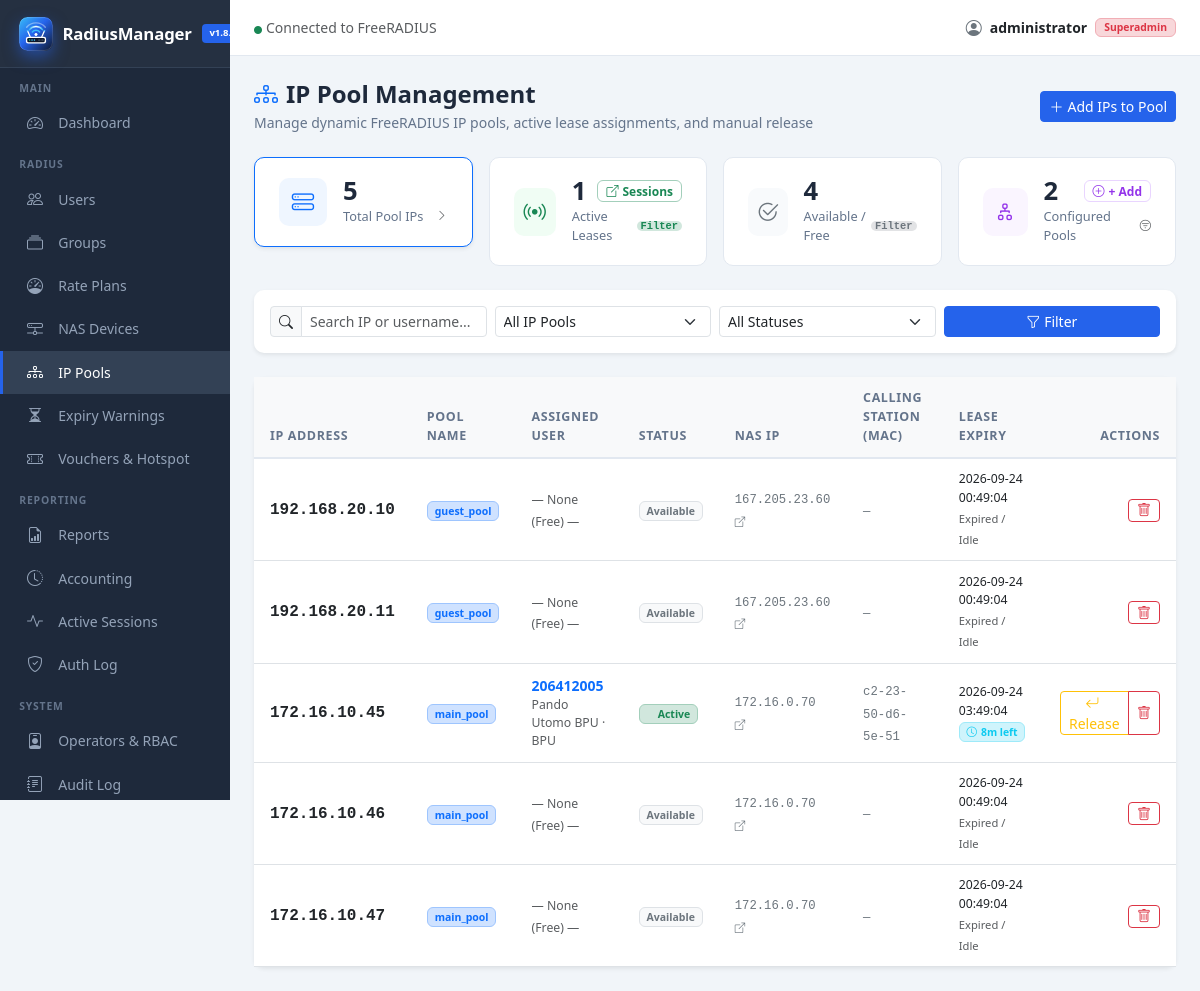
The page /ippool.php (signed in) on the database its author committed.
### tables this page shows
CREATE TABLE IF NOT EXISTS `radippool` (
  `id` int(11) unsigned NOT NULL AUTO_INCREMENT,
  `pool_name` varchar(30) NOT NULL,
  `framedipaddress` varchar(15) NOT NULL DEFAULT '',
  `nasipaddress` varchar(15) NOT NULL DEFAULT '',
  `calledstationid` varchar(30) NOT NULL DEFAULT '',
  `callingstationid` varchar(30) NOT NULL DEFAULT '',
  `expiry_time` datetime NOT NULL DEFAULT current_timestamp(),
  `username` varchar(64) NOT NULL DEFAULT '',
  `pool_key` varchar(30) NOT NULL DEFAULT '',
  PRIMARY KEY (`id`),
  KEY `radippool_poolname_expire` (`pool_name`,`expiry_time`),
  KEY `framedipaddress` (`framedipaddress`),
  KEY `radippool_nasip_poolkey_ipaddress` (`nasipaddress`,`pool_key`,`framedipaddress`),
  KEY `idx_username` (`username`)
);

CREATE TABLE IF NOT EXISTS `userinfo` (
  `id` int(11) unsigned NOT NULL AUTO_INCREMENT,
  `username` varchar(128) DEFAULT NULL,
  `firstname` varchar(200) DEFAULT NULL,
  `lastname` varchar(200) DEFAULT NULL,
  `email` varchar(200) DEFAULT NULL,
  `department` varchar(200) DEFAULT NULL,
  `company` varchar(200) DEFAULT NULL,
  `workphone` varchar(200) DEFAULT NULL,
  `homephone` varchar(200) DEFAULT NULL,
  `mobilephone` varchar(200) DEFAULT NULL,
  `address` varchar(200) DEFAULT NULL,
  `city` varchar(200) DEFAULT NULL,
  `state` varchar(200) DEFAULT NULL,
  `country` varchar(100) DEFAULT NULL,
  `zip` varchar(200) DEFAULT NULL,
  `notes` varchar(200) DEFAULT NULL,
  `changeuserinfo` varchar(128) DEFAULT NULL,
  `portalloginpassword` varchar(128) DEFAULT '',
  `enableportallogin` int(32) DEFAULT 0,
  `creationdate` datetime DEFAULT CURRENT_TIMESTAMP,
  `creationby` varchar(128) DEFAULT NULL,
  `updatedate` datetime DEFAULT CURRENT_TIMESTAMP ON UPDATE CURRENT_TIMESTAMP,
  `updateby` varchar(128) DEFAULT NULL,
  PRIMARY KEY (`id`),
  KEY `username` (`username`(32))
);

### ippool.php (the view, shortened to what the rows shown need)
<?php
$db = getDB();
$tableExists = dbTableExists('radippool');
$totalIps = 0;
$rows = [];
if ($tableExists) {
    $totalIps = dbCount("SELECT COUNT(*) FROM radippool");
    $filterPool = trim($_GET['pool'] ?? '');
    $page = max(1, (int)($_GET['page'] ?? 1));
    $perPage = 50;
    $where = [];
    $params = [];
    $whereSql = !empty($where) ? 'WHERE ' . implode(' AND ', $where) : '';
    $countSql = "SELECT COUNT(*) FROM radippool $whereSql";
    $countStmt = $db->prepare($countSql);
    $countStmt->execute($params);
    $totalMatching = (int)$countStmt->fetchColumn();
    $pagination = paginate($totalMatching, $page, $perPage);
    $dataSql = "SELECT id, pool_name, framedipaddress, nasipaddress, calledstationid, callingstationid, expiry_time, username, pool_key
                FROM radippool
                $whereSql
                ORDER BY pool_name ASC, INET_ATON(framedipaddress) ASC, id ASC
                LIMIT :limit OFFSET :offset";
    $dataStmt = $db->prepare($dataSql);
    $dataStmt->bindValue(':limit', $pagination['per_page'], PDO::PARAM_INT);
    $dataStmt->bindValue(':offset', $pagination['offset'], PDO::PARAM_INT);
    $dataStmt->execute();
    $rows = $dataStmt->fetchAll(PDO::FETCH_ASSOC);
    $userProfiles = [];
    $usernames = array_filter(array_unique(array_column($rows, 'username')));
    if (!empty($usernames) && dbTableExists('userinfo')) {
        $placeholders = implode(',', array_fill(0, count($usernames), '?'));
        $uStmt = $db->prepare("SELECT username, firstname, lastname, department FROM userinfo WHERE username IN ($placeholders)");
        $uStmt->execute(array_values($usernames));
        while ($p = $uStmt->fetch(PDO::FETCH_ASSOC)) {
            $userProfiles[$p['username']] = $p;
        }
    }
}
include __DIR__ . '/includes/header.php';
?>
<?php if (!$tableExists): ?>
<div class="card shadow-sm border-warning">
    <div class="card-body py-4">
        <div class="d-flex align-items-start gap-3">
            <div class="text-warning fs-1"><i class="bi bi-exclamation-triangle"></i></div>
            <div>
                <h5 class="fw-bold text-dark">IP Pool Table (<code>radippool</code>) Not Installed</h5>
                <p class="text-muted mb-3">
                    The <code>radippool</code> table is required for FreeRADIUS SQL IP Pool (<code>sqlippool</code>) allocations. It is currently missing from the database.
                </p>
                <div class="bg-dark text-light p-3 rounded small font-monospace mb-3">
                    CREATE TABLE IF NOT EXISTS `radippool` (<br>
                    &nbsp;&nbsp;`id` int(11) unsigned NOT NULL AUTO_INCREMENT,<br>
                    &nbsp;&nbsp;`pool_name` varchar(30) NOT NULL,<br>
                    &nbsp;&nbsp;`framedipaddress` varchar(15) NOT NULL DEFAULT '',<br>
                    &nbsp;&nbsp;`nasipaddress` varchar(15) NOT NULL DEFAULT '',<br>
                    &nbsp;&nbsp;`calledstationid` varchar(30) NOT NULL DEFAULT '',<br>
                    &nbsp;&nbsp;`callingstationid` varchar(30) NOT NULL DEFAULT '',<br>
                    &nbsp;&nbsp;`expiry_time` datetime NOT NULL DEFAULT current_timestamp(),<br>
                    &nbsp;&nbsp;`username` varchar(64) NOT NULL DEFAULT '',<br>
                    &nbsp;&nbsp;`pool_key` varchar(30) NOT NULL DEFAULT '',<br>
                    &nbsp;&nbsp;PRIMARY KEY (`id`),<br>
                    &nbsp;&nbsp;KEY `radippool_poolname_expire` (`pool_name`,`expiry_time`),<br>
                    &nbsp;&nbsp;KEY `framedipaddress` (`framedipaddress`),<br>
                    &nbsp;&nbsp;KEY `radippool_nasip_poolkey_ipaddress` (`nasipaddress`,`pool_key`,`framedipaddress`)<br>
                    ) ENGINE=InnoDB DEFAULT CHARSET=utf8mb4;
                </div>
            </div>
        </div>
    </div>
</div>
<?php else: ?>
<div class="card shadow-sm border-0">
    <div class="card-body p-0">
        <div class="table-responsive">
            <table class="table table-hover align-middle mb-0">
                <thead class="table-light">
                    <tr>
                        <th>IP Address</th>
                        <th>Pool Name</th>
                        <th>Assigned User</th>
                        <th>Status</th>
                        <th>NAS IP</th>
                        <th>Calling Station (MAC)</th>
                        <th>Lease Expiry</th>
                        <th class="text-end pe-3">Actions</th>
                    </tr>
                </thead>
                <tbody>
                    <?php if (empty($rows)): ?>
                    <tr>
                        <td colspan="8" class="text-center py-5 text-muted">
                            <i class="bi bi-diagram-3 fs-1 d-block mb-2 text-secondary opacity-50"></i>
                            No IP address records found matching your filters.
                            <?php if ($totalIps === 0): ?>
                            <div class="mt-2">
                                <button type="button" class="btn btn-sm btn-outline-primary" data-bs-toggle="modal" data-bs-target="#addIpModal">
                                    <i class="bi bi-plus-lg me-1"></i>Provision your first IP Pool
                                </button>
                            </div>
                            <?php endif; ?>
                        </td>
                    </tr>
                    <?php else: foreach ($rows as $r):
                        $isActive = (!empty($r['username']) && strtotime($r['expiry_time']) > time());
                        $expiryTime = strtotime($r['expiry_time']);
                        $now = time();
                        $diffSec = $expiryTime - $now;
                        $uName = $r['username'] ?? '';
                        $prof = $userProfiles[$uName] ?? null;
                    ?>
                    <tr>
                        <td>
                            <code class="fw-bold fs-6 text-dark"><?= sanitize($r['framedipaddress']) ?></code>
                        </td>
                        <td>
                            <a href="ippool.php?pool=<?= urlencode($r['pool_name']) ?>" class="badge bg-primary-subtle text-primary border border-primary-subtle text-decoration-none" title="Filter by pool <?= sanitize($r['pool_name']) ?>">
                                <?= sanitize($r['pool_name']) ?>
                            </a>
                        </td>
                        <td>
                            <?php if (!empty($uName)): ?>
                                <a href="user-edit.php?username=<?= urlencode($uName) ?>" class="text-decoration-none fw-semibold text-primary">
                                    <?= sanitize($uName) ?>
                                </a>
                                <?php if ($prof && (!empty($prof['firstname']) || !empty($prof['department']))): ?>
                                <div class="text-muted small">
                                    <?= sanitize(trim(($prof['firstname'] ?? '') . ' ' . ($prof['lastname'] ?? ''))) ?>
                                    <?= !empty($prof['department']) ? ' · ' . sanitize($prof['department']) : '' ?>
                                </div>
                                <?php endif; ?>
                            <?php else: ?>
                                <span class="text-muted small italic">— None (Free) —</span>
                            <?php endif; ?>
                        </td>
                        <td>
                            <?php if ($isActive): ?>
                                <a href="ippool.php?status=active<?= !empty($filterPool) ? '&pool=' . urlencode($filterPool) : '' ?>" class="badge bg-success-subtle text-success border border-success-subtle d-inline-flex align-items-center gap-1 text-decoration-none" title="Filter Active Leases">
                                    <span class="spinner-grow spinner-grow-sm" style="width:0.45rem;height:0.45rem" role="status"></span> Active
                                </a>
                            <?php else: ?>
                                <a href="ippool.php?status=available<?= !empty($filterPool) ? '&pool=' . urlencode($filterPool) : '' ?>" class="badge bg-light text-secondary border text-decoration-none" title="Filter Available IPs">
                                    Available
                                </a>
                            <?php endif; ?>
                        </td>
                        <td>
                            <?php if (!empty($r['nasipaddress'])): ?>
                                <a href="nas.php" class="small font-monospace text-secondary text-decoration-none" title="View in NAS Devices">
                                    <?= sanitize($r['nasipaddress']) ?> <i class="bi bi-box-arrow-up-right" style="font-size:.65rem"></i>
                                </a>
                            <?php else: ?>
                                <span class="small font-monospace text-secondary">—</span>
                            <?php endif; ?>
                        </td>
                        <td>
                            <span class="small font-monospace text-secondary"><?= sanitize($r['callingstationid'] ?: '—') ?></span>
                        </td>
                        <td>
                            <span class="small text-dark d-block"><?= sanitize($r['expiry_time']) ?></span>
                            <?php if ($isActive): ?>
                                <?php
                                    $minLeft = max(1, round($diffSec / 60));
                                    $timeBadge = ($minLeft > 60) ? round($minLeft / 60, 1) . 'h left' : $minLeft . 'm left';
                                ?>
                                <span class="badge bg-info-subtle text-info border border-info-subtle small" style="font-size:.65rem">
                                    <i class="bi bi-clock me-1"></i><?= $timeBadge ?>
                                </span>
                            <?php else: ?>
                                <span class="text-muted small" style="font-size:.7rem">Expired / Idle</span>
                            <?php endif; ?>
                        </td>
                        <td class="text-end pe-3">
                            <div class="btn-group btn-group-sm">
                                <?php if ($isActive): ?>
                                <button type="button" class="btn btn-outline-warning py-0 px-2"
                                    onclick="confirmRelease(<?= (int)$r['id'] ?>, '<?= htmlspecialchars(addslashes($r['framedipaddress']), ENT_QUOTES) ?>', '<?= htmlspecialchars(addslashes($uName), ENT_QUOTES) ?>')"
                                    title="Manually Release IP Lease">
                                    <i class="bi bi-arrow-return-left me-1"></i>Release
                                </button>
                                <?php endif; ?>
                                <button type="button" class="btn btn-outline-danger py-0 px-2"
                                    onclick="confirmDelete(<?= (int)$r['id'] ?>, '<?= htmlspecialchars(addslashes($r['framedipaddress']), ENT_QUOTES) ?>')"
                                    title="Delete IP from Pool">
                                    <i class="bi bi-trash"></i>
                                </button>
                            </div>
                        </td>
                    </tr>
                    <?php endforeach; endif; ?>
                </tbody>
            </table>
        </div>
    </div>
</div>
<?php endif; ?>
<?php
include __DIR__ . '/includes/footer.php';

### rows shown on the page
radippool: framedipaddress "192.168.20.10", pool_name "guest_pool", shows "— None (Free) —", username "Available", nasipaddress "167.205.23.60", callingstationid "—", expiry_time "2026-09-24 00:49:04"
radippool: framedipaddress "192.168.20.11", pool_name "guest_pool", shows "— None (Free) —", username "Available", nasipaddress "167.205.23.60", callingstationid "—", expiry_time "2026-09-24 00:49:04"
radippool: framedipaddress "172.16.10.45", pool_name "main_pool", username "206412005", username.lastname "Pando Utomo BPU", username.department "BPU", shows "Active", nasipaddress "172.16.0.70", callingstationid "c2-23-50-d6-5e-51", expiry_time "2026-09-24 03:49:04"
radippool: framedipaddress "172.16.10.46", pool_name "main_pool", shows "— None (Free) —", username "Available", nasipaddress "172.16.0.70", callingstationid "—", expiry_time "2026-09-24 00:49:04"
radippool: framedipaddress "172.16.10.47", pool_name "main_pool", shows "— None (Free) —", username "Available", nasipaddress "172.16.0.70", callingstationid "—", expiry_time "2026-09-24 00:49:04"

### other values the page prints
APP_NAME "RadiusManager"
$_SESSION['admin_name'] "administrator"
getAdminRole() "Superadmin"
$totalIps "5"
$activeLeases "1"
$availableIps "4"
$totalPoolCount "2"
